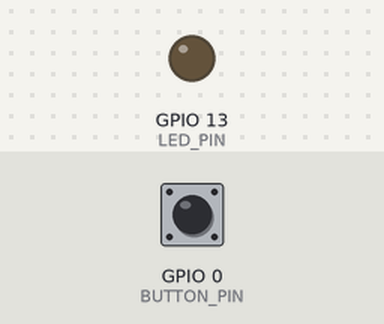
Recording of a sketch running on a simulated ESP32. Parts: output pins drawn as LEDs (lit = HIGH). The inputs (shaded band) are chosen by the test bench; at power-on: GPIO 0 (BUTTON_PIN) HIGH. WiFi joins after 1.5 s; servers stay silent unless stated; uploads are accepted with an empty reply; what the sketch prints to the serial monitor is not drawn.

Above: at 2.7 s.
2.8 s: GPIO 0 (BUTTON_PIN) pulled LOW for 0.15 s
At 3.9 s:
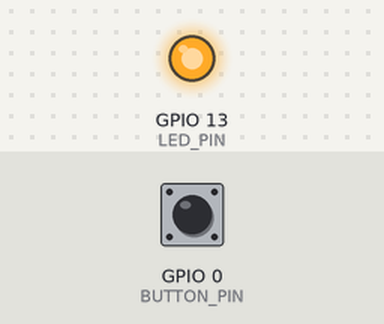
5.7 s: GPIO 0 (BUTTON_PIN) pulled LOW for 1 s
At 8.8 s:
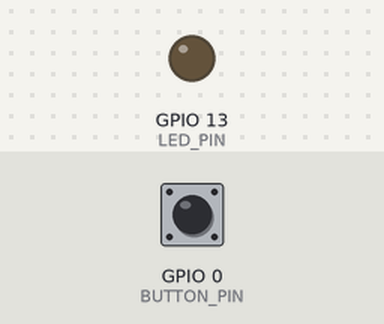
9.4 s: GPIO 0 (BUTTON_PIN) pulled LOW for 3.2 s
At 13.5 s:
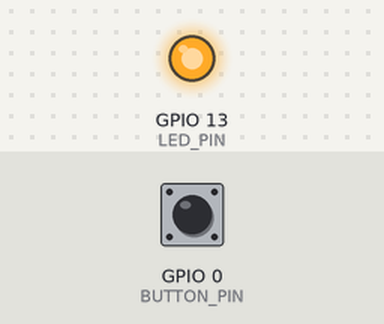
Timing chart, 0 to 15.4 s (numbered marks = the images above; inputs shaded):
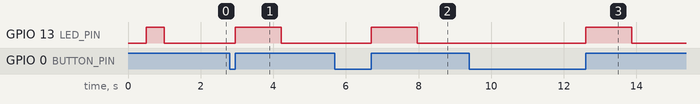

Measured:
- after the input at 2.8 s, GPIO 13 (LED_PIN): LOW → HIGH after 0.15 s, → LOW 1.3 s later
- after the input at 5.7 s, GPIO 13 (LED_PIN): LOW → HIGH after 1.0 s, → LOW 1.3 s later
- after the input at 9.4 s, GPIO 13 (LED_PIN): LOW → HIGH after 3.2 s, → LOW 1.3 s later

The sketch:

wifi_connect.ino
```cpp
#include <WiFi.h>
#include "arduino_secrets.h"

// WiFi network name and password:
const char * networkName = SECRET_SSID;
const char * networkPswd = SECRET_PASS;

// Internet domain to request from:
const char * hostDomain = "example.com";
const int hostPort = 80;

const int BUTTON_PIN = 0;
const int LED_PIN = 13;

void setup()
{
  // Initilize hardware:
  Serial.begin(115200);
  pinMode(BUTTON_PIN, INPUT_PULLUP);
  pinMode(LED_PIN, OUTPUT);

  // Connect to the WiFi network (see function below loop)
  connectToWiFi(networkName, networkPswd);

  digitalWrite(LED_PIN, LOW); // LED off
  Serial.print("Press button 0 to connect to ");
  Serial.println(hostDomain);
}

void loop()
{
  if (digitalRead(BUTTON_PIN) == LOW)
  { // Check if button has been pressed
    while (digitalRead(BUTTON_PIN) == LOW)
      ; // Wait for button to be released

    digitalWrite(LED_PIN, HIGH); // Turn on LED
    requestURL(hostDomain, hostPort); // Connect to server
    digitalWrite(LED_PIN, LOW); // Turn off LED
  }
}

void connectToWiFi(const char * ssid, const char * pwd)
{
  int ledState = 0;

  printLine();
  Serial.println("Connecting to WiFi network: " + String(ssid));

  WiFi.begin(ssid, pwd);

  while (WiFi.status() != WL_CONNECTED)
  {
    // Blink LED while we're connecting:
    digitalWrite(LED_PIN, ledState);
    ledState = (ledState + 1) % 2; // Flip ledState
    delay(500);
    Serial.print(".");
  }

  Serial.println();
  Serial.println("WiFi connected!");
  Serial.print("IP address: ");
  Serial.println(WiFi.localIP());
}

void requestURL(const char * host, uint8_t port)
{
  printLine();
  Serial.println("Connecting to domain: " + String(host));

  // Use WiFiClient class to create TCP connections
  WiFiClient client;
  if (!client.connect(host, port))
  {
    Serial.println("connection failed");
    return;
  }
  Serial.println("Connected!");
  printLine();

  // This will send the request to the server
  client.print((String)"GET / HTTP/1.1\r\n" +
               "Host: " + String(host) + "\r\n" +
               "Connection: close\r\n\r\n");
  unsigned long timeout = millis();
  while (client.available() == 0)
  {
    if (millis() - timeout > 5000)
    {
      Serial.println(">>> Client Timeout !");
      client.stop();
      return;
    }
  }

  // Read all the lines of the reply from server and print them to Serial
  while (client.available())
  {
    String line = client.readStringUntil('\r');
    Serial.print(line);
  }

  Serial.println();
  Serial.println("closing connection");
  client.stop();
}

void printLine()
{
  Serial.println();
  for (int i=0; i<30; i++)
    Serial.print("-");
  Serial.println();
}
```

arduino_secrets.h
```cpp
#define SECRET_SSID ""
#define SECRET_PASS ""
```
